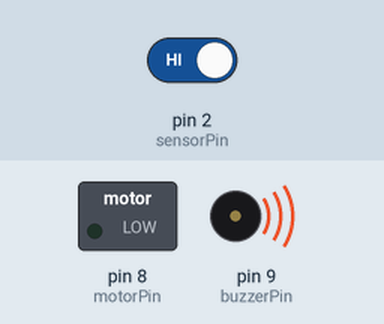
A sketch run on a simulated Arduino Uno, built with avr-gcc and run on an emulated ATmega328P. Shown: switched loads named in the sketch (green lamp = pin HIGH), buzzer (waves = sounding, pin HIGH). The test bench sets the inputs (shaded band); at power-on: pin 2 (sensorPin) HIGH.

Above: at 4.2 s.
4.3 s: pin 2 (sensorPin) driven LOW
At 5.5 s:
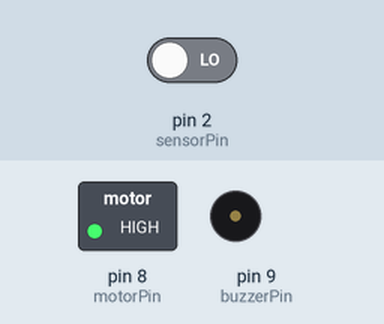
5.8 s: pin 2 (sensorPin) driven HIGH
At 7.9 s:
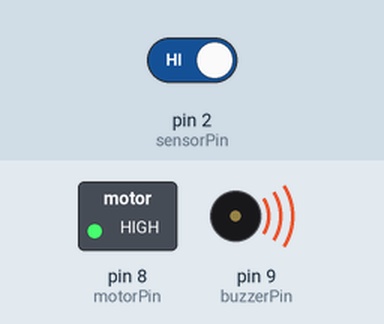
Timing chart, 0 to 9.8 s (numbered marks = the images above; inputs shaded):
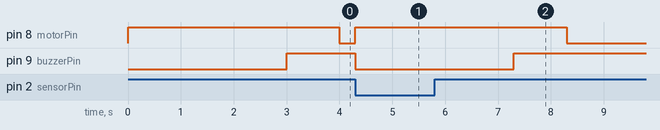

Measured:
- after the input at 4.3 s, pin 8 (motorPin): LOW → HIGH at once; pin 9 (buzzerPin): HIGH → LOW at once
- after the input at 5.8 s, pin 8 (motorPin): HIGH → LOW after 2.5 s; pin 9 (buzzerPin): LOW → HIGH after 1.5 s

The sketch:

PendTechArduinoCode.ino
```cpp
// PendTech
// Anti sleep alarm for drivers
const int sensorPin = 2;     // Pin connected to the IR sensor (or eye detection sensor)
const int motorPin = 8;      // Pin connected to the motor
const int buzzerPin = 9;     // Pin connected to the buzzer
long time;  // Variable to store time
void setup() {
  pinMode(motorPin, OUTPUT);   // Set motorPin as an OUTPUT
    pinMode(buzzerPin, OUTPUT);  // Set buzzerPin as an OUTPUT
    pinMode(sensorPin, INPUT);   // Set sensorPin as an INPUT
    digitalWrite(motorPin, HIGH); // Turn on the motor initially
}
void loop() {
    // Check if the IR sensor (sensorPin) is triggered (LOW means it's triggered)
  if (!digitalRead(sensorPin)) {
        time = millis();  // Record the current time
        // Keep checking if the IR sensor is still triggered
    while (!digitalRead(sensorPin)) {
      // When the IR sensor is triggered, turn off the buzzer and turn on the motor and wait for 1 second
      digitalWrite(buzzerPin, LOW);
      digitalWrite(motorPin, HIGH);
      delay(1000);
    }
  } else {
    // If the IR sensor is not triggered (eyes open)

    // Check the time elapsed since the sensor was last triggered
    if (TimeDelay() >= 3) {
      digitalWrite(buzzerPin, HIGH);  // If 3 seconds have passed, turn on the buzzer
    }
    if (TimeDelay() >= 4) {
      digitalWrite(motorPin, LOW);   // If 4 seconds have passed, turn off the motor
    }
  }
}

int TimeDelay() {
  long t = millis() - time;  // Calculate the time elapsed since the IR sensor was triggered
  t = t / 1000;  // Convert milliseconds to seconds
  return t;  // Return the elapsed time in seconds
}
```

MahonyAHRS.c
```cpp
// (licence header left out)
//-------------------------------------------------------------------------------------------
// Header files

#include "MahonyAHRS.h"
#include <math.h>

//-------------------------------------------------------------------------------------------
// Definitions

#define DEFAULT_SAMPLE_FREQ	512.0f	// sample frequency in Hz
#define twoKpDef	(2.0f * 0.5f)	// 2 * proportional gain
#define twoKiDef	(2.0f * 0.0f)	// 2 * integral gain


//============================================================================================
// Functions

//-------------------------------------------------------------------------------------------
// AHRS algorithm update

Mahony::Mahony()
{
	twoKp = twoKpDef;	// 2 * proportional gain (Kp)
	twoKi = twoKiDef;	// 2 * integral gain (Ki)
	q0 = 1.0f;
	q1 = 0.0f;
	q2 = 0.0f;
	q3 = 0.0f;
	integralFBx = 0.0f;
	integralFBy = 0.0f;
	integralFBz = 0.0f;
	anglesComputed = 0;
	invSampleFreq = 1.0f / DEFAULT_SAMPLE_FREQ;
}

void Mahony::update(float gx, float gy, float gz, float ax, float ay, float az, float mx, float my, float mz)
{
	float recipNorm;
	float q0q0, q0q1, q0q2, q0q3, q1q1, q1q2, q1q3, q2q2, q2q3, q3q3;
	float hx, hy, bx, bz;
	float halfvx, halfvy, halfvz, halfwx, halfwy, halfwz;
	float halfex, halfey, halfez;
	float qa, qb, qc;

	// Use IMU algorithm if magnetometer measurement invalid
	// (avoids NaN in magnetometer normalisation)
	if((mx == 0.0f) && (my == 0.0f) && (mz == 0.0f)) {
		updateIMU(gx, gy, gz, ax, ay, az);
		return;
	}

	// Convert gyroscope degrees/sec to radians/sec
	gx *= 0.0174533f;
	gy *= 0.0174533f;
	gz *= 0.0174533f;

	// Compute feedback only if accelerometer measurement valid
	// (avoids NaN in accelerometer normalisation)
	if(!((ax == 0.0f) && (ay == 0.0f) && (az == 0.0f))) {

		// Normalise accelerometer measurement
		recipNorm = invSqrt(ax * ax + ay * ay + az * az);
		ax *= recipNorm;
		ay *= recipNorm;
		az *= recipNorm;

		// Normalise magnetometer measurement
		recipNorm = invSqrt(mx * mx + my * my + mz * mz);
		mx *= recipNorm;
		my *= recipNorm;
		mz *= recipNorm;

		// Auxiliary variables to avoid repeated arithmetic
		q0q0 = q0 * q0;
		q0q1 = q0 * q1;
		q0q2 = q0 * q2;
		q0q3 = q0 * q3;
		q1q1 = q1 * q1;
		q1q2 = q1 * q2;
		q1q3 = q1 * q3;
		q2q2 = q2 * q2;
		q2q3 = q2 * q3;
		q3q3 = q3 * q3;

		// Reference direction of Earth's magnetic field
		hx = 2.0f * (mx * (0.5f - q2q2 - q3q3) + my * (q1q2 - q0q3) + mz * (q1q3 + q0q2));
		hy = 2.0f * (mx * (q1q2 + q0q3) + my * (0.5f - q1q1 - q3q3) + mz * (q2q3 - q0q1));
		bx = sqrtf(hx * hx + hy * hy);
		bz = 2.0f * (mx * (q1q3 - q0q2) + my * (q2q3 + q0q1) + mz * (0.5f - q1q1 - q2q2));

		// Estimated direction of gravity and magnetic field
		halfvx = q1q3 - q0q2;
		halfvy = q0q1 + q2q3;
		halfvz = q0q0 - 0.5f + q3q3;
		halfwx = bx * (0.5f - q2q2 - q3q3) + bz * (q1q3 - q0q2);
		halfwy = bx * (q1q2 - q0q3) + bz * (q0q1 + q2q3);
		halfwz = bx * (q0q2 + q1q3) + bz * (0.5f - q1q1 - q2q2);

		// Error is sum of cross product between estimated direction
		// and measured direction of field vectors
		halfex = (ay * halfvz - az * halfvy) + (my * halfwz - mz * halfwy);
		halfey = (az * halfvx - ax * halfvz) + (mz * halfwx - mx * halfwz);
		halfez = (ax * halfvy - ay * halfvx) + (mx * halfwy - my * halfwx);

		// Compute and apply integral feedback if enabled
		if(twoKi > 0.0f) {
			// integral error scaled by Ki
			integralFBx += twoKi * halfex * invSampleFreq;
			integralFBy += twoKi * halfey * invSampleFreq;
			integralFBz += twoKi * halfez * invSampleFreq;
			gx += integralFBx;	// apply integral feedback
			gy += integralFBy;
			gz += integralFBz;
		} else {
			integralFBx = 0.0f;	// prevent integral windup
			integralFBy = 0.0f;
			integralFBz = 0.0f;
		}

		// Apply proportional feedback
		gx += twoKp * halfex;
		gy += twoKp * halfey;
		gz += twoKp * halfez;
	}

	// Integrate rate of change of quaternion
	gx *= (0.5f * invSampleFreq);		// pre-multiply common factors
	gy *= (0.5f * invSampleFreq);
	gz *= (0.5f * invSampleFreq);
	qa = q0;
	qb = q1;
	qc = q2;
	q0 += (-qb * gx - qc * gy - q3 * gz);
	q1 += (qa * gx + qc * gz - q3 * gy);
	q2 += (qa * gy - qb * gz + q3 * gx);
	q3 += (qa * gz + qb * gy - qc * gx);

	// Normalise quaternion
	recipNorm = invSqrt(q0 * q0 + q1 * q1 + q2 * q2 + q3 * q3);
	q0 *= recipNorm;
	q1 *= recipNorm;
	q2 *= recipNorm;
	q3 *= recipNorm;
	anglesComputed = 0;
}

//-------------------------------------------------------------------------------------------
// IMU algorithm update

void Mahony::updateIMU(float gx, float gy, float gz, float ax, float ay, float az)
{
	float recipNorm;
	float halfvx, halfvy, halfvz;
	float halfex, halfey, halfez;
	float qa, qb, qc;

	// Convert gyroscope degrees/sec to radians/sec
	gx *= 0.0174533f;
	gy *= 0.0174533f;
	gz *= 0.0174533f;

	// Compute feedback only if accelerometer measurement valid
	// (avoids NaN in accelerometer normalisation)
	if(!((ax == 0.0f) && (ay == 0.0f) && (az == 0.0f))) {

		// Normalise accelerometer measurement
		recipNorm = invSqrt(ax * ax + ay * ay + az * az);
		ax *= recipNorm;
		ay *= recipNorm;
		az *= recipNorm;

		// Estimated direction of gravity
		halfvx = q1 * q3 - q0 * q2;
		halfvy = q0 * q1 + q2 * q3;
		halfvz = q0 * q0 - 0.5f + q3 * q3;

		// Error is sum of cross product between estimated
		// and measured direction of gravity
		halfex = (ay * halfvz - az * halfvy);
		halfey = (az * halfvx - ax * halfvz);
		halfez = (ax * halfvy - ay * halfvx);

		// Compute and apply integral feedback if enabled
		if(twoKi > 0.0f) {
			// integral error scaled by Ki
			integralFBx += twoKi * halfex * invSampleFreq;
			integralFBy += twoKi * halfey * invSampleFreq;
			integralFBz += twoKi * halfez * invSampleFreq;
			gx += integralFBx;	// apply integral feedback
			gy += integralFBy;
			gz += integralFBz;
		} else {
			integralFBx = 0.0f;	// prevent integral windup
			integralFBy = 0.0f;
			integralFBz = 0.0f;
		}

		// Apply proportional feedback
		gx += twoKp * halfex;
		gy += twoKp * halfey;
		gz += twoKp * halfez;
	}

	// Integrate rate of change of quaternion
	gx *= (0.5f * invSampleFreq);		// pre-multiply common factors
	gy *= (0.5f * invSampleFreq);
	gz *= (0.5f * invSampleFreq);
	qa = q0;
	qb = q1;
	qc = q2;
	q0 += (-qb * gx - qc * gy - q3 * gz);
	q1 += (qa * gx + qc * gz - q3 * gy);
	q2 += (qa * gy - qb * gz + q3 * gx);
	q3 += (qa * gz + qb * gy - qc * gx);

	// Normalise quaternion
	recipNorm = invSqrt(q0 * q0 + q1 * q1 + q2 * q2 + q3 * q3);
	q0 *= recipNorm;
	q1 *= recipNorm;
	q2 *= recipNorm;
	q3 *= recipNorm;
	anglesComputed = 0;
}

//-------------------------------------------------------------------------------------------
// Fast inverse square-root
// See: http://en.wikipedia.org/wiki/Fast_inverse_square_root

float Mahony::invSqrt(float x)
{
	float halfx = 0.5f * x;
	union { float f; long l; } i;
	i.f = x;
	i.l = 0x5f3759df - (i.l >> 1);
	float y = i.f;
	y = y * (1.5f - (halfx * y * y));
	y = y * (1.5f - (halfx * y * y));
	return y;
}

//-------------------------------------------------------------------------------------------

void Mahony::computeAngles()
{
	roll = atan2f(q0*q1 + q2*q3, 0.5f - q1*q1 - q2*q2);
	pitch = asinf(-2.0f * (q1*q3 - q0*q2));
	yaw = atan2f(q1*q2 + q0*q3, 0.5f - q2*q2 - q3*q3);
	anglesComputed = 1;
}


//============================================================================================
// END OF CODE
//============================================================================================
```

MahonyAHRS.h
```cpp
//=============================================================================================
// MahonyAHRS.h
//=============================================================================================
//
// Madgwick's implementation of Mayhony's AHRS algorithm.
// See: http://www.x-io.co.uk/open-source-imu-and-ahrs-algorithms/
//
// Date			Author			Notes
// 29/09/2011	SOH Madgwick    Initial release
// 02/10/2011	SOH Madgwick	Optimised for reduced CPU load
//
//=============================================================================================
#ifndef MahonyAHRS_h
#define MahonyAHRS_h
#include <math.h>

//--------------------------------------------------------------------------------------------
// Variable declaration

class Mahony {
private:
	float twoKp;		// 2 * proportional gain (Kp)
	float twoKi;		// 2 * integral gain (Ki)
	float q0, q1, q2, q3;	// quaternion of sensor frame relative to auxiliary frame
	float integralFBx, integralFBy, integralFBz;  // integral error terms scaled by Ki
	float invSampleFreq;
	float roll, pitch, yaw;
	char anglesComputed;
	static float invSqrt(float x);
	void computeAngles();

//-------------------------------------------------------------------------------------------
// Function declarations

public:
	Mahony();
	void begin(float sampleFrequency) { invSampleFreq = 1.0f / sampleFrequency; }
	void update(float gx, float gy, float gz, float ax, float ay, float az, float mx, float my, float mz);
	void updateIMU(float gx, float gy, float gz, float ax, float ay, float az);
	float getRoll() {
		if (!anglesComputed) computeAngles();
		return roll * 57.29578f;
	}
	float getPitch() {
		if (!anglesComputed) computeAngles();
		return pitch * 57.29578f;
	}
	float getYaw() {
		if (!anglesComputed) computeAngles();
		return yaw * 57.29578f + 180.0f;
	}
	float getRollRadians() {
		if (!anglesComputed) computeAngles();
		return roll;
	}
	float getPitchRadians() {
		if (!anglesComputed) computeAngles();
		return pitch;
	}
	float getYawRadians() {
		if (!anglesComputed) computeAngles();
		return yaw;
	}
};

#endif
```
